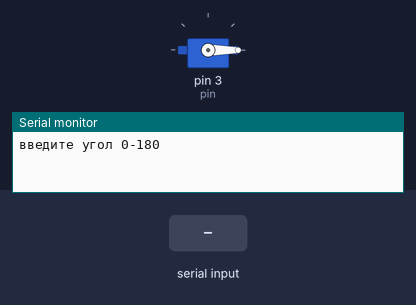
Recording of a sketch running on a simulated Arduino Uno, built with avr-gcc and run on an emulated ATmega328P. Shown: servo, the last lines printed to the serial monitor. The inputs (shaded band) are chosen by the test bench.

Above: at 1.2 s.
1.3 s: "90,45\n" received over Serial
At 1.76 s:
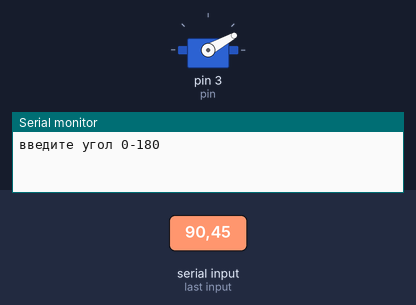
At 4.1 s:
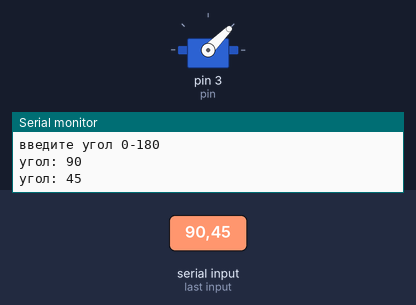
4.3 s: "30,150\n" received over Serial
At 7.8 s:
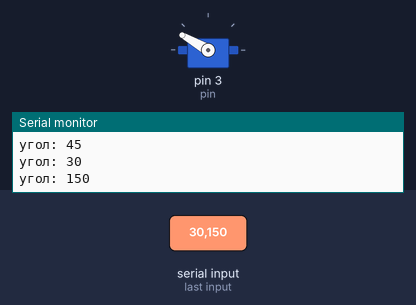
Timing chart, 0 to 9.3 s (numbered marks = the images above; inputs shaded):
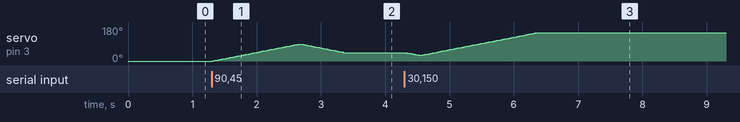

The sketch:

sketch.ino
```cpp
#include <Servo.h>

#define pin 3

Servo serv;
int corner=0;

void setup() {
  serv.attach(pin);
  serv.write(corner);

  Serial.begin(115200);
  Serial.setTimeout(5);

  Serial.println("введите угол 0-180");
}

void loop() {
  if (Serial.available()) {

    int target=Serial.parseInt();

    while(Serial.available()) {
      Serial.read();
    }
    if(target>=0&&target<=180) {
      if(target!=corner) {
        if(target>corner) {
          for(int i=corner;i<=target;++i) {
            serv.write(i);
            delay(15);
          }
        }
        else {
          for (int i=corner;i>=target;--i) {
            serv.write(i);
            delay(15);
          }
        }

        corner=target;
        Serial.print("угол: ");
        Serial.println(corner);
      }

    } else {
      Serial.println("ошибка, введите от 0 до 180");
    }
  }
}
```

Measured:
- after the input at 1.3 s, servo on pin 3 (pin): rises from 0° to 90° in 1.3 s, then falls to 45° in 0.69 s
